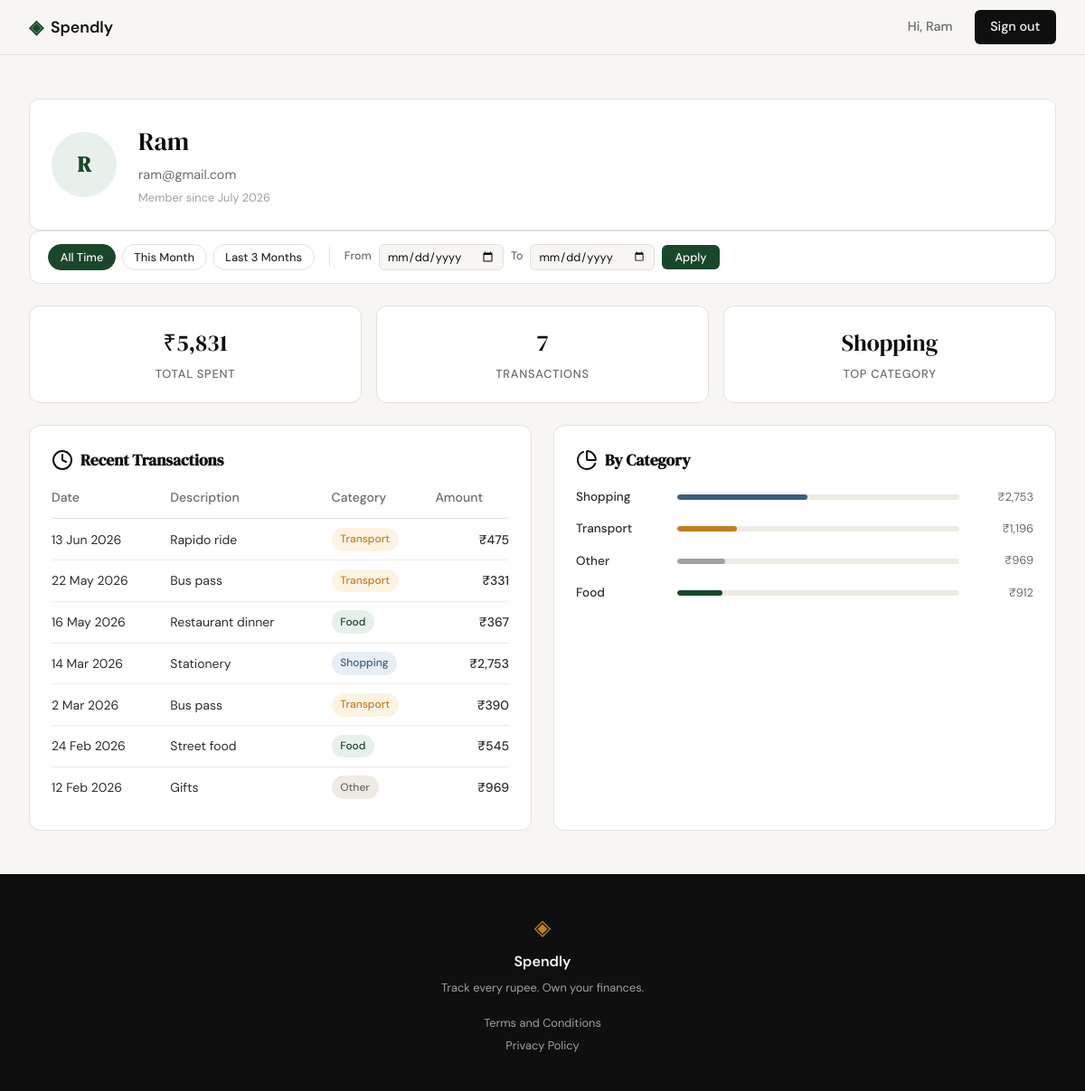
/profile (signed in), run on the app's committed database.
### tables this page shows
CREATE TABLE users (
            id           INTEGER PRIMARY KEY AUTOINCREMENT,
            name         TEXT    NOT NULL,
            email        TEXT    UNIQUE NOT NULL,
            password_hash TEXT   NOT NULL,
            created_at   TEXT    DEFAULT (datetime('now'))
        );

CREATE TABLE expenses (
            id          INTEGER PRIMARY KEY AUTOINCREMENT,
            user_id     INTEGER NOT NULL REFERENCES users(id),
            amount      REAL    NOT NULL,
            category    TEXT    NOT NULL,
            date        TEXT    NOT NULL,
            description TEXT,
            created_at  TEXT    DEFAULT (datetime('now'))
        );

### app.py (the view)
@app.route("/profile")
def profile():
    if not session.get("user_id"):
        return redirect(url_for("login"))
    uid  = session["user_id"]
    user = get_user_by_id(uid)
    if user is None:
        session.clear()
        flash("Session expired. Please log in again.")
        return redirect(url_for("login"))
    from_date = _valid_date(request.args.get("from"))
    to_date   = _valid_date(request.args.get("to"))
    stats      = get_summary_stats(uid, from_date=from_date, to_date=to_date)
    expenses   = get_recent_transactions(uid, from_date=from_date, to_date=to_date)
    categories = get_category_breakdown(uid, from_date=from_date, to_date=to_date)
    return render_template(
        "profile.html",
        user=user, stats=stats, expenses=expenses, categories=categories,
        from_date=from_date, to_date=to_date,
    )

### app.py (called while the page is built)
def _valid_date(s):
    try:
        datetime.strptime(s, "%Y-%m-%d")
        return s
    except (ValueError, TypeError):
        return None

### database/db.py (called while the page is built)
def get_db():
    conn = sqlite3.connect(DB_PATH)
    conn.row_factory = sqlite3.Row
    conn.execute("PRAGMA foreign_keys = ON")
    return conn

### database/queries.py (called while the page is built)
def _fmt_rupee(value: float) -> str:
    return f"₹{value:,.0f}"

def _fmt_date(iso: str) -> str:
    for fmt in ("%Y-%m-%d %H:%M:%S", "%Y-%m-%d"):
        try:
            dt = datetime.strptime(iso, fmt)
            return dt.strftime("%d %b %Y").lstrip("0")
        except ValueError:
            continue
    return iso

def get_user_by_id(user_id):
    conn = get_db()
    try:
        row = conn.execute(
            "SELECT name, email, created_at FROM users WHERE id = ?", (user_id,)
        ).fetchone()
    finally:
        conn.close()
    if row is None:
        return None
    parts = row["name"].split()
    initials = "".join(p[0].upper() for p in parts[:2])
    try:
        dt = datetime.strptime(row["created_at"], "%Y-%m-%d %H:%M:%S")
    except ValueError:
        dt = datetime.strptime(row["created_at"], "%Y-%m-%d")
    return {
        "name": row["name"],
        "email": row["email"],
        "initials": initials,
        "member_since": dt.strftime("%B %Y"),
    }

def _date_where(user_id, from_date=None, to_date=None):
    conditions = ["user_id = ?"]
    params = [user_id]
    if from_date:
        conditions.append("date >= ?")
        params.append(from_date)
    if to_date:
        conditions.append("date <= ?")
        params.append(to_date)
    return "WHERE " + " AND ".join(conditions), params

def get_summary_stats(user_id, from_date=None, to_date=None):
    conn = get_db()
    try:
        where, params = _date_where(user_id, from_date, to_date)
        agg = conn.execute(
            "SELECT COALESCE(SUM(amount), 0) AS total, COUNT(*) AS cnt "
            "FROM expenses " + where,
            params,
        ).fetchone()
        top = conn.execute(
            "SELECT category FROM expenses " + where +
            " GROUP BY category ORDER BY SUM(amount) DESC LIMIT 1",
            params,
        ).fetchone()
    finally:
        conn.close()
    return {
        "total_spent": _fmt_rupee(agg["total"]),
        "transaction_count": agg["cnt"],
        "top_category": top["category"] if top else "—",
    }

### templates/profile.html (shortened to what this page needs)
{% extends "base.html" %}
{% block content %}
<div class="profile-section">
    <div class="profile-header profile-card">
        <div class="profile-avatar">{{ user.initials }}</div>
        <div>
            <div class="profile-name">{{ user.name }}</div>
            <div class="profile-email">{{ user.email }}</div>
            <div class="profile-meta">Member since {{ user.member_since }}</div>
        </div>
    </div>
    <div class="profile-card filter-card">
        <div class="filter-bar">
            <div class="filter-presets">
                <button class="filter-preset-btn" id="preset-all">All Time</button>
                <button class="filter-preset-btn" id="preset-month">This Month</button>
                <button class="filter-preset-btn" id="preset-3months">Last 3 Months</button>
            </div>
            <form method="get" action="{{ url_for('profile') }}" class="filter-custom">
                <label for="from">From</label>
                <input type="date" id="from" name="from" class="form-input filter-date-input"
                       value="{{ from_date or '' }}">
                <label for="to">To</label>
                <input type="date" id="to" name="to" class="form-input filter-date-input"
                       value="{{ to_date or '' }}">
                <button type="submit" class="filter-apply-btn">Apply</button>
            </form>
        </div>
    </div>
    <div class="profile-stats">
        <div class="profile-stat-card">
            <div class="stat-value">{{ stats.total_spent }}</div>
            <div class="stat-label">Total Spent</div>
        </div>
        <div class="profile-stat-card">
            <div class="stat-value">{{ stats.transaction_count }}</div>
            <div class="stat-label">Transactions</div>
        </div>
        <div class="profile-stat-card">
            <div class="stat-value">{{ stats.top_category }}</div>
            <div class="stat-label">Top Category</div>
        </div>
    </div>
    <div class="profile-grid">
        <div class="profile-card">
            <h2 class="profile-card-title"><i data-lucide="clock"></i> Recent Transactions</h2>
            <table class="expense-table">
                <thead>
                    <tr>
                        <th>Date</th>
                        <th>Description</th>
                        <th>Category</th>
                        <th class="amount-cell">Amount</th>
                    </tr>
                </thead>
                <tbody>
                    {% for e in expenses %}
                    <tr>
                        <td>{{ e.date }}</td>
                        <td>{{ e.description }}</td>
                        <td><span class="badge badge-{{ e.category | lower }}">{{ e.category }}</span></td>
                        <td class="amount-cell">{{ e.amount }}</td>
                    </tr>
                    {% endfor %}
                </tbody>
            </table>
        </div>
        <div class="profile-card">
            <h2 class="profile-card-title"><i data-lucide="pie-chart"></i> By Category</h2>
            {% for c in categories %}
            <div class="cat-row">
                <span class="cat-name">{{ c.name }}</span>
                <div class="cat-bar-track">
                    <div class="cat-bar cat-bar-{{ c.name | lower }}" style="width: {{ c.percent }}%"></div>
                </div>
                <span class="cat-amount">{{ c.amount }}</span>
            </div>
            {% endfor %}
        </div>
    </div>
</div>
{% endblock %}

### templates/base.html (shortened to what this page needs)
<!DOCTYPE html>
<html lang="en">
<head>
    <link rel="stylesheet" href="{{ url_for('static', filename='css/style.css') }}">
</head>
<body>
    <nav class="navbar">
        <div class="nav-inner">
            <a href="{{ url_for('landing') }}" class="nav-brand">
                <span class="brand-icon">◈</span>
                <span class="brand-name">Spendly</span>
            </a>
            <div class="nav-links">
                {% if session.user_id %}
                    <span class="nav-username">Hi, {{ session.user_name }}</span>
                    <a href="{{ url_for('logout') }}" class="nav-cta">Sign out</a>
                {% else %}
                    <a href="{{ url_for('login') }}">Sign in</a>
                    <a href="{{ url_for('register') }}" class="nav-cta">Get started</a>
                {% endif %}
            </div>
        </div>
    </nav>
    <main class="main-content">
        {% block content %}{% endblock %}
    </main>
    <footer class="footer">
        <div class="footer-inner">
            <span class="brand-icon">◈</span>
            <span class="footer-name">Spendly</span>
            <p class="footer-copy">Track every rupee. Own your finances.</p>
            <div class="footer-links">
                <a href="{{ url_for('terms') }}">Terms and Conditions</a>
                <a href="{{ url_for('privacy') }}">Privacy Policy</a>
            </div>
        </div>
    </footer>
</body>
</html>

### data on the page
users: user_name "Ram", name "Ram", email "ram@gmail.com"
expenses: top_category "Shopping", date "14 Mar 2026", description "Stationery", category "Shopping", amount "₹2,753"
expenses: date "13 Jun 2026", description "Rapido ride", category "Transport", amount "₹475"
expenses: date "22 May 2026", description "Bus pass", category "Transport", amount "₹331"
expenses: date "16 May 2026", description "Restaurant dinner", category "Food", amount "₹367"
expenses: date "2 Mar 2026", description "Bus pass", category "Transport", amount "₹390"
expenses: date "24 Feb 2026", description "Street food", category "Food", amount "₹545"
expenses: date "12 Feb 2026", description "Gifts", category "Other", amount "₹969"

### other printed values
{{ user.initials }} "R"
{{ user.member_since }} "July 2026"
{{ stats.total_spent }} "₹5,831"
{{ stats.transaction_count }} "7"
{{ c.name }} "Shopping" "Transport" "Other" "Food"
{{ c.amount }} "₹2,753" "₹1,196" "₹969" "₹912"
